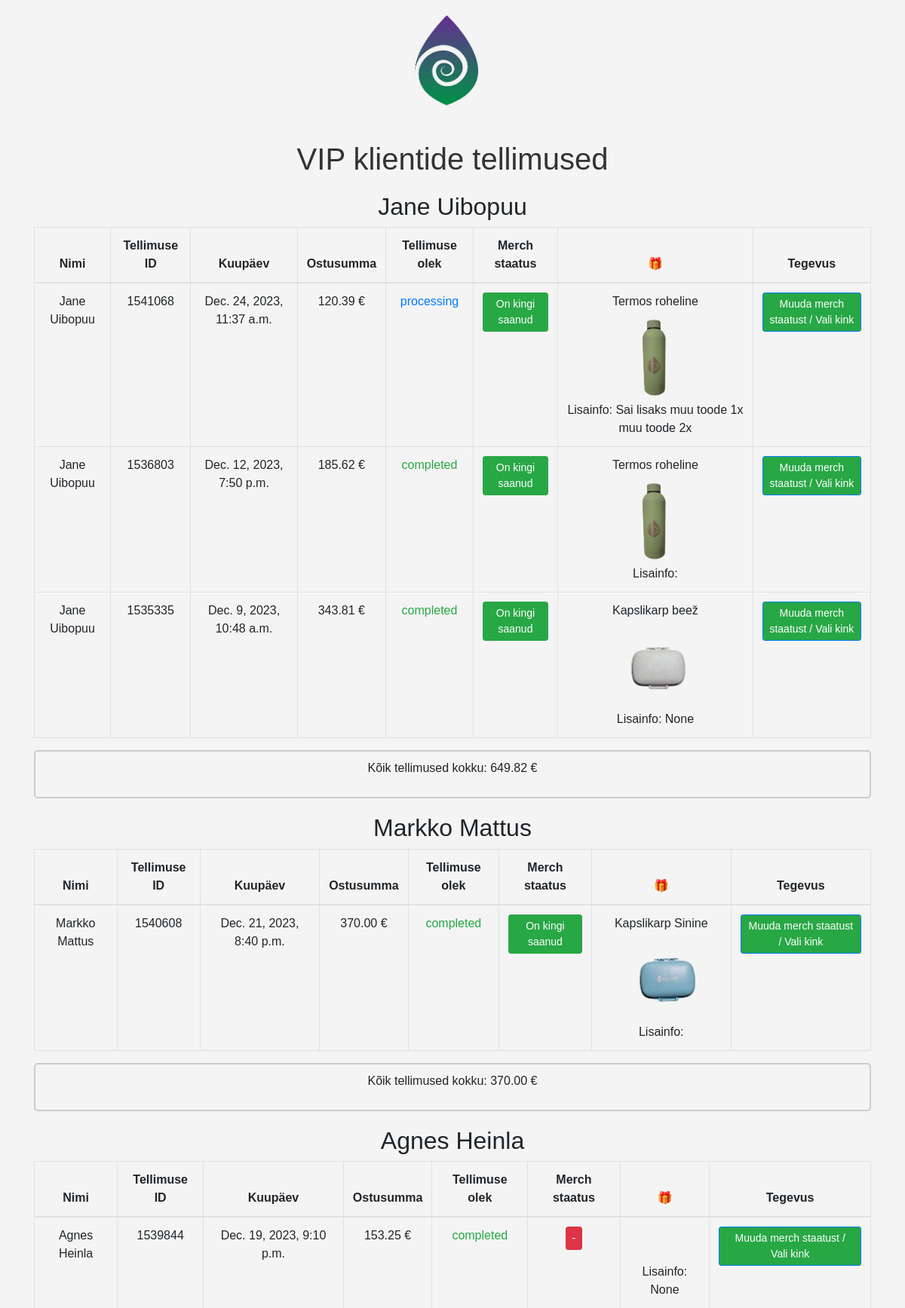
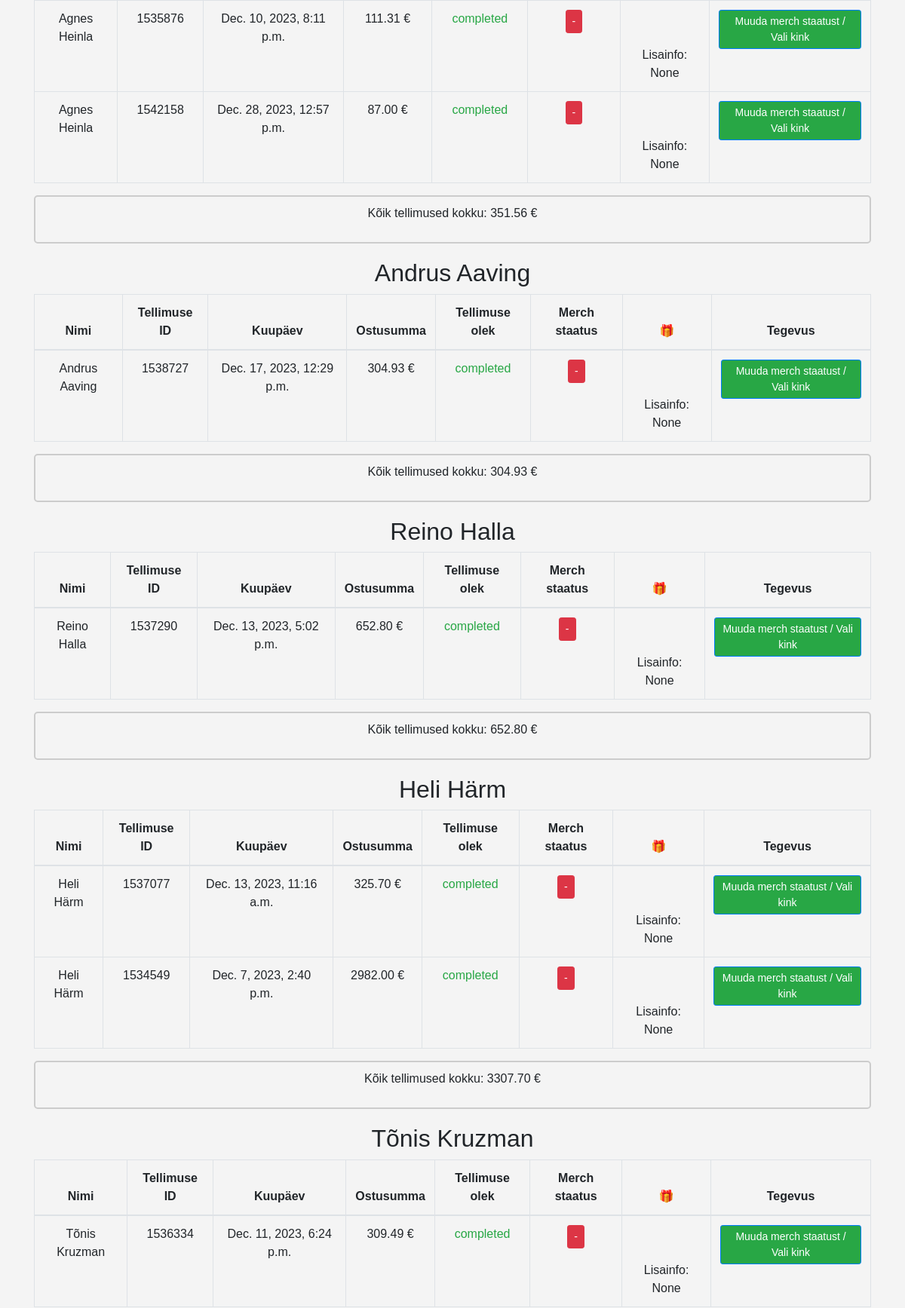
Screenshot of /view-orders/ (signed in, upper part) with the database file from the repository (2 pictures, top to bottom).
### woocommerce_integration/models.py (models this page shows, shortened)
class Order(models.Model):
    order_id = models.IntegerField(unique=True)
    customer_name = models.CharField(max_length=255)
    order_date = models.DateTimeField(auto_now_add=False)
    total_amount = models.DecimalField(max_digits=10, decimal_places=2)
    order_status = models.CharField(max_length=50, null=True, blank=True)
    gift = models.BooleanField(default=False)
    email_notification_sent = models.BooleanField(default=False)
    processed = models.BooleanField(default=False)  # New field
    synced = models.BooleanField(default=False)  # New field to track if the order has been synced
    total_amount_sum_notified = models.BooleanField(default=False)  # Add this field
    product = models.ForeignKey(Product, on_delete=models.SET_NULL, null=True, blank=True)
    last_notification_date = models.DateTimeField(null=True, blank=True)
    comment = models.TextField(blank=True, null=True)

class Product(models.Model):
    name = models.CharField(max_length=255)
    image = models.ImageField(upload_to='product_images/', null=True, blank=True)

### woocommerce_integration/views.py (the view)
# urls.py: path('view-orders/', view_orders, name='view_orders'),
@login_required
def view_orders(request):
    customer_names = Order.objects.values_list('customer_name', flat=True).distinct()
    orders_by_customer = []
    for customer_name in customer_names:
        customer_orders = Order.objects.filter(
            customer_name=customer_name
        ).exclude(order_status__in=['cancelled', 'failed', 'pending',
                                    'refunded'])  # filtreerib tühistatud ja ebaõnnestunud tellimused välja
        total_amount_sum = customer_orders.aggregate(Sum('total_amount'))['total_amount__sum']
        orders_by_customer.append({
            'customer_name': customer_name,
            'customer_orders': customer_orders,
            'total_amount_sum': total_amount_sum,
        })
    orders_by_customer = [customer_data for customer_data in orders_by_customer if
                          customer_data['total_amount_sum'] and customer_data[
                              'total_amount_sum'] >= 300]  # Vip kliendi summa alates x€? See rida filtreerib orders_view lehel tellimusi  TÄHTIS! Important!
    paginator = Paginator(orders_by_customer, 50)  # Set the number of orders per page
    page = request.GET.get('page')
    try:
        orders = paginator.page(page)
    except PageNotAnInteger:
        orders = paginator.page(1)
    except EmptyPage:
        orders = paginator.page(paginator.num_pages)
    return render(request, 'view_orders.html', {'orders_by_customer': orders})

### woocommerce_integration/templates/view_orders.html (shortened to what this page needs)
{% load static %}
<!DOCTYPE html>
<html lang="en">
<head>
    <link rel="stylesheet" href="https://stackpath.bootstrapcdn.com/bootstrap/4.5.2/css/bootstrap.min.css">
</head>
<body>
    <div class="container">
        <img src="{% static 'ecosh3.png' %}" alt="Logo">
        <h1>VIP klientide tellimused</h1>
        {% for customer_data in orders_by_customer %}
            <h2>{{ customer_data.customer_name }}</h2>
            <table class="table table-bordered {% if not customer_data.customer_orders %}empty-table{% endif %}">
                <thead>
            <tr>
                <th>Nimi</th>
                <th>Tellimuse ID</th>
                <th>Kuupäev</th>
                <th>Ostusumma</th>
                <th>Tellimuse olek</th>
                <th>Merch staatus</th>
                <th> 🎁</th>
                <th>Tegevus</th>
            </tr>
        </thead>
        <tbody>
            {% for order in customer_data.customer_orders %}
                <tr>
                    <td>{{ customer_data.customer_name }}</td>
                    <td>{{ order.order_id }}</td>
                    <td>{{ order.order_date }}</td>
                    <td>{{ order.total_amount | floatformat:2 }} €</td>
                    <td class="{% if order.order_status == 'processing' %}order-status-processing{% elif order.order_status == 'completed' %}order-status-completed{% else %}order-status-default{% endif %}">
                        {{ order.order_status }}
                    </td>
                    <td>
                        <form method="post" action="{% url 'update_gift' order.order_id %}">
                            <div type="submit" class="btn btn-sm {% if order.gift %}btn-success{% else %}btn-danger{% endif %}">
                                {% if order.gift %}On kingi saanud{% else %} - {% endif %}
                            </div>
                        </form>
                    </td>
                    <td class="product-cell">
                        {{ order.product.name }} <br>
                        <img src="{{ order.product.image.url }}" alt="{{ order.product.name }}" class="product-image">
                        <br> Lisainfo: {{ order.comment }}
                    </td>
                    <td>
                        <a href="{% url 'update_gift' order.order_id %}" class="btn btn-primary btn-sm">Muuda merch staatust / Vali kink</a>
                    </td>
                </tr>
            {% endfor %}
        </tbody>
    </table>
            <div class="box-container">
                <p>Kõik tellimused kokku: {{ customer_data.total_amount_sum | floatformat:2 }} €</p>
            </div>
        {% endfor %}
    </div>
</body>
</html>

### woocommerce_integration/templates/view_orders.html (style rules this page uses)
body { font-family: 'Arial', sans-serif; background-color: #f4f4f4; margin: 0; padding: 0; text-align: center; }
h1 { color: #333; margin-top: 40px; }
h2 { margin-top: 20px; }
.container { margin-top: 20px; }
.table th, .table td { text-align: center; }
.order-status-processing { color: #007bff; }
.order-status-completed { color: #28a745; }
.box-container { border: 2px solid #ccc; padding: 10px; border-radius: 5px; margin-top: 10px; }
.btn-primary { color: #fff; background-color: #28a745; border-color: #007bff; }
.product-image { max-width: 180px; max-height: 120px; }

### rows the page displays
Order: customer_name "Jane Uibopuu", order_id "1541068", order_date "Dec. 24, 2023, 11:37 a.m.", total_amount "120.39", order_status "processing", gift "On kingi saanud", product.name "Termos roheline", product.image (picture), comment "Sai lisaks muu toode 1x muu toode 2x"
Order: customer_name "Jane Uibopuu", order_id "1536803", order_date "Dec. 12, 2023, 7:50 p.m.", total_amount "185.62", order_status "completed", gift "On kingi saanud", product.name "Termos roheline", product.image (picture)
Order: customer_name "Jane Uibopuu", order_id "1535335", order_date "Dec. 9, 2023, 10:48 a.m.", total_amount "343.81", order_status "completed", gift "On kingi saanud", product.name "Kapslikarp beež", product.image (picture), comment "None"
Order: customer_name "Markko Mattus", order_id "1540608", order_date "Dec. 21, 2023, 8:40 p.m.", total_amount "370.00", order_status "completed", gift "On kingi saanud", product.name "Kapslikarp Sinine", product.image (picture), total_amount_sum "370.00"
Order: customer_name "Agnes Heinla", order_id "1539844", order_date "Dec. 19, 2023, 9:10 p.m.", total_amount "153.25", order_status "completed", comment "None"
Order: customer_name "Agnes Heinla", order_id "1535876", order_date "Dec. 10, 2023, 8:11 p.m.", total_amount "111.31", order_status "completed", comment "None"
Order: customer_name "Agnes Heinla", order_id "1542158", order_date "Dec. 28, 2023, 12:57 p.m.", total_amount "87.00", order_status "completed", comment "None"
Order: customer_name "Andrus Aaving", order_id "1538727", order_date "Dec. 17, 2023, 12:29 p.m.", total_amount "304.93", order_status "completed", comment "None", total_amount_sum "304.93"
Order: customer_name "Reino Halla", order_id "1537290", order_date "Dec. 13, 2023, 5:02 p.m.", total_amount "652.80", order_status "completed", comment "None", total_amount_sum "652.80"
Order: customer_name "Heli Härm", order_id "1537077", order_date "Dec. 13, 2023, 11:16 a.m.", total_amount "325.70", order_status "completed", comment "None"
Order: customer_name "Heli Härm", order_id "1534549", order_date "Dec. 7, 2023, 2:40 p.m.", total_amount "2982.00", order_status "completed", comment "None"
Order: customer_name "Tõnis Kruzman", order_id "1536334", order_date "Dec. 11, 2023, 6:24 p.m.", total_amount "309.49", order_status "completed", comment "None"

### other values shown
{{ customer_data.customer_name }} "Jane Uibopuu" "Agnes Heinla" "Heli Härm" "Tõnis Kruzman"
{{ customer_data.total_amount_sum | floatformat:2 }} "649.82" "351.56" "3307.70"
